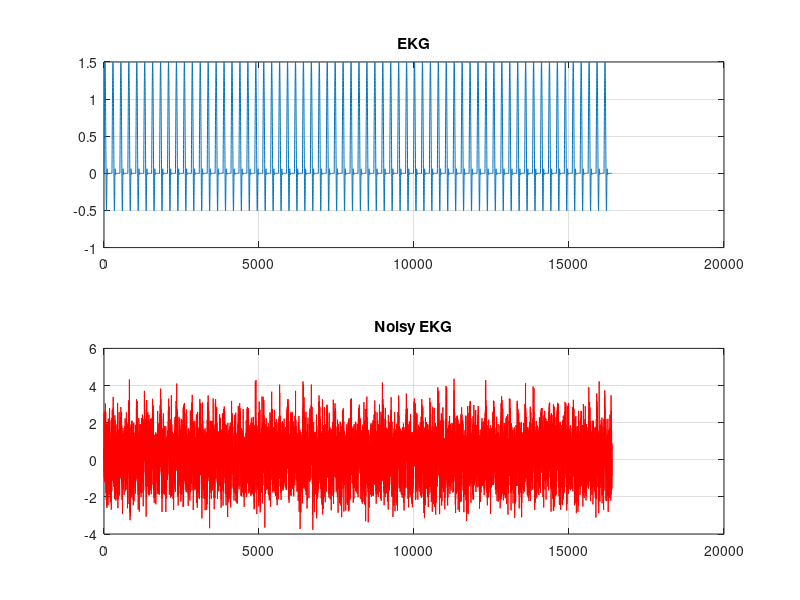

MATLAB code for this plot:
%file: e6_11_EKG_generate.m   % create simulated EKG plus noise, save as .MAT file
clear; close all;
V = [0, 1, 1.5, 1, 0, -0.5, zeros(1,10)]; % heartbeat-like signal points
X = spline(0:15, V, 0:0.0625:15.9375);    % connect the dots of V smoothly
for I = 1:6
  X=[X X];   % repeat X many cycles: 2^6 = 64 (about 1 minute of heartbeats)
end
Y = X + randn(1,length(X));               % add random Gaussian noise
figure, 
 subplot(2,1,1), plot(X),grid on, title('EKG') % see the original and noisy signals
 subplot(2,1,2), plot(Y,'r'),grid on, title('Noisy EKG')
save ekg.mat Y                           % output data file
